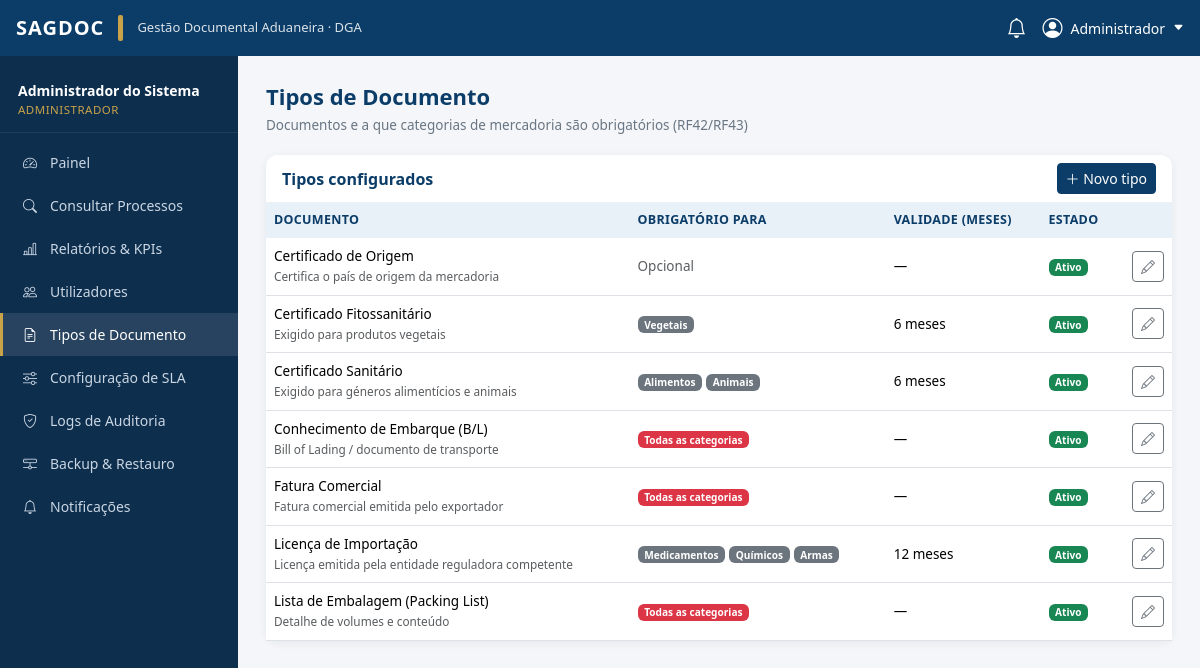
Page /admin/tipos-documentos (signed in) on the committed database.
### tables this page shows
CREATE TABLE tipos_documentos (
    id INT AUTO_INCREMENT PRIMARY KEY,
    nome VARCHAR(100) NOT NULL,
    descricao TEXT NULL,
    formatos_aceites JSON NOT NULL,
    obrigatorio_para JSON NOT NULL,
    validade_meses INT NULL,
    ativo BOOLEAN NOT NULL DEFAULT TRUE
);

### app/Core/View.php (called while the page is built, shortened)
<?php
final class View
{
    private static string $basePath = '';
    public static function init(string $basePath): void
    {
        self::$basePath = rtrim($basePath, '/');
    }
    public static function render(string $template, array $data = [], ?string $layout = 'app'): string
    {
        $content = self::renderTemplate($template, $data);
        return self::renderTemplate('layouts/' . $layout, array_merge($data, ['content' => $content]));
    }
    private static function renderTemplate(string $template, array $data): string
    {
        $file = self::$basePath . '/' . $template . '.php';
        extract($data, EXTR_SKIP);
        require $file;
        return (string) ob_get_clean();
    }
}

### public/index.php (called while the page is built, shortened)
<?php
$basePath = dirname(__DIR__);
$appConfig = require $basePath . '/config/app.php';
$router = new Router();
$request = new Request();
$match = $router->match($request->method, $request->path);
[$controllerClass, $method] = $match['handler'];
$controller = new $controllerClass();
try {
    $controller->$method($request, $match['params']);
} catch (\PDOException $e) {
    error_log('[DB] ' . $e->getMessage());
    AuditService::log('ERRO_BD', 'sistema', null, $e->getMessage());
    Response::abort(500, 'Erro ao aceder à base de dados.');
}

### app/Core/Database.php (called while the page is built, shortened)
<?php
final class Database
{
    private static ?PDO $instance = null;
    public static function connection(): PDO
    {
        if (self::$instance === null) {
            $config = require dirname(__DIR__, 2) . '/config/database.php';
            $dsn = sprintf(
                'mysql:host=%s;port=%s;dbname=%s;charset=utf8mb4',
                $config['host'],
                $config['port'],
                $config['database']
            );
            try {
                self::$instance = new PDO($dsn, $config['username'], $config['password'], [
                    PDO::ATTR_ERRMODE => PDO::ERRMODE_EXCEPTION,
                    PDO::ATTR_DEFAULT_FETCH_MODE => PDO::FETCH_ASSOC,
                    PDO::ATTR_EMULATE_PREPARES => false,
                ]);
            } catch (PDOException $e) {
                throw new PDOException('Falha na ligação à base de dados: ' . $e->getMessage(), (int) $e->getCode());
            }
        }
        return self::$instance;
    }
}

### app/Models/BaseModel.php (called while the page is built, shortened)
<?php
abstract class BaseModel
{
    protected static function db(): PDO
    {
        return Database::connection();
    }
}

### app/Models/TipoDocumento.php (called while the page is built, shortened)
<?php
final class TipoDocumento extends BaseModel
{
    public static function todos(bool $apenasAtivos = false): array
    {
        $sql = 'SELECT * FROM tipos_documentos' . ($apenasAtivos ? ' WHERE ativo = 1' : '') . ' ORDER BY nome';
        return self::db()->query($sql)->fetchAll();
    }
}

### app/Helpers/validation.php (called while the page is built, shortened)
<?php
function e(?string $value): string
{
    return htmlspecialchars($value ?? '', ENT_QUOTES, 'UTF-8');
}

### app/Views/admin/tipos_documentos.php (the view, shortened to what this page needs)
<div class="page-title">Tipos de Documento</div>
<div class="page-sub">Documentos e a que categorias de mercadoria são obrigatórios (RF42/RF43)</div>
<div class="card-soft card mb-4">
  <div class="card-header d-flex justify-content-between align-items-center">
    Tipos configurados
    <button class="btn btn-sm btn-primary" data-bs-toggle="modal" data-bs-target="#modalNovoTipo"><i class="bi bi-plus-lg"></i> Novo tipo</button>
  </div>
  <div class="card-body p-0">
    <table class="table tbl mb-0">
      <thead><tr><th>Documento</th><th>Obrigatório para</th><th>Validade (meses)</th><th>Estado</th><th></th></tr></thead>
      <tbody>
      <?php foreach ($lista as $t): $obrig = json_decode($t['obrigatorio_para'], true) ?? []; ?>
        <tr>
          <td><?= e($t['nome']) ?><br><small class="text-muted"><?= e($t['descricao'] ?? '') ?></small></td>
          <td>
            <?php if (in_array('*', $obrig, true)): ?>
              <span class="badge bg-danger">Todas as categorias</span>
            <?php elseif ($obrig): ?>
              <?php foreach ($obrig as $c): ?><span class="badge bg-secondary me-1"><?= e($c) ?></span><?php endforeach; ?>
            <?php else: ?>
              <span class="text-muted">Opcional</span>
            <?php endif; ?>
          </td>
          <td><?= $t['validade_meses'] ? (int) $t['validade_meses'] . ' meses' : '—' ?></td>
          <td><span class="badge bg-<?= $t['ativo'] ? 'success' : 'secondary' ?>"><?= $t['ativo'] ? 'Ativo' : 'Inativo' ?></span></td>
          <td class="text-end"><button class="btn btn-sm btn-outline-secondary" data-bs-toggle="modal" data-bs-target="#modalTipo<?= (int) $t['id'] ?>"><i class="bi bi-pencil"></i></button></td>
        </tr>
      <?php endforeach; ?>
      </tbody>
    </table>
  </div>
</div>

### public/assets/css/sagdoc.css (style rules this page uses)
:root { --azul:#0b3d68; --azul-2:#12558f; --azul-claro:#e8f0f8; --dourado:#c8a34a; --verde:#1e7e42; --amarelo:#b8860b; --vermelho:#b02a2a; --cinza:#f4f6f9; }
body { background:var(--cinza);font-family:"Segoe UI",Roboto,Helvetica,Arial,sans-serif;color:#233; }
.btn-primary { background:var(--azul);border-color:var(--azul); }
.page-title { font-size:22px;font-weight:700;color:var(--azul);margin-bottom:2px; }
.page-sub { color:#6a7683;font-size:13.5px;margin-bottom:20px; }
.card-soft { background:#fff;border:none;border-radius:12px;box-shadow:0 2px 8px rgba(10,40,70,.07); }
.card-soft .card-header { background:#fff;border-bottom:1px solid #eef2f6;font-weight:600;color:var(--azul);border-radius:12px 12px 0 0; }
table.tbl { font-size:13.5px; }
table.tbl thead th { background:var(--azul-claro);color:var(--azul);font-weight:600;border:none;font-size:12.5px;text-transform:uppercase;letter-spacing:.3px; }
table.tbl td { vertical-align:middle; }

### rows in the picture
tipos_documentos: nome "Certificado de Origem", descricao "Certifica o país de origem da mercadoria", obrigatorio_para "Opcional", ativo "Ativo"
tipos_documentos: nome "Certificado Fitossanitário", descricao "Exigido para produtos vegetais", obrigatorio_para "Vegetais", validade_meses "6", ativo "Ativo"
tipos_documentos: nome "Certificado Sanitário", descricao "Exigido para géneros alimentícios e animais", obrigatorio_para "Alimentos", obrigatorio_para "Animais", validade_meses "6", ativo "Ativo"
tipos_documentos: nome "Conhecimento de Embarque (B/L)", descricao "Bill of Lading / documento de transporte", obrigatorio_para "Todas as categorias", ativo "Ativo"
tipos_documentos: nome "Fatura Comercial", descricao "Fatura comercial emitida pelo exportador", obrigatorio_para "Todas as categorias", ativo "Ativo"
tipos_documentos: nome "Licença de Importação", descricao "Licença emitida pela entidade reguladora competente", obrigatorio_para "Medicamentos", obrigatorio_para "Químicos", obrigatorio_para "Armas", validade_meses "12", ativo "Ativo"
tipos_documentos: nome "Lista de Embalagem (Packing List)", descricao "Detalhe de volumes e conteúdo", obrigatorio_para "Todas as categorias", ativo "Ativo"

### other values in the picture
explode(' ', $usuarioLogado['nome'])[0] "Administrador"
$usuarioLogado['nome'] "Administrador do Sistema"
perfil_label($usuarioLogado['perfil']) "ADMINISTRADOR"
$item['label'] "Painel"
$item['label'] "Consultar Processos"
$item['label'] "Relatórios & KPIs"
$item['label'] "Utilizadores"
$item['label'] "Tipos de Documento"
$item['label'] "Configuração de SLA"
$item['label'] "Logs de Auditoria"
$item['label'] "Backup & Restauro"
$item['label'] "Notificações"
